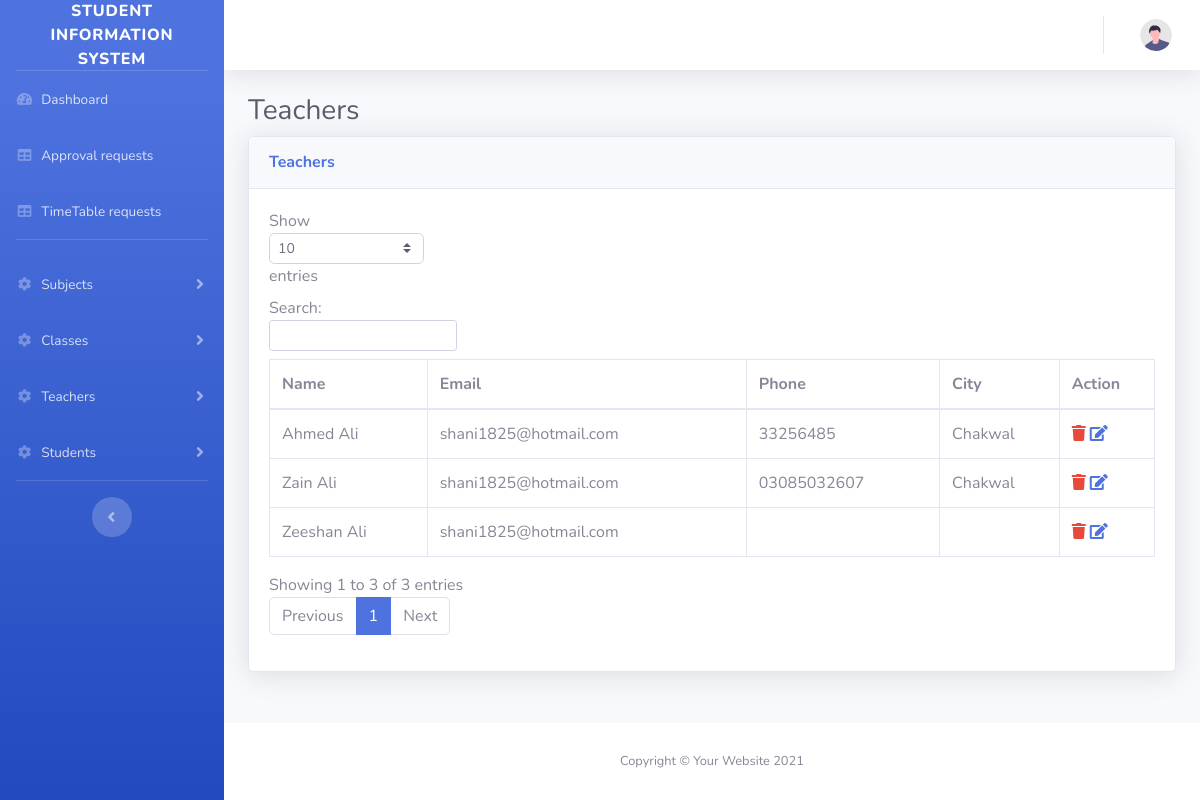
/index.php/admin/teachers, run on an earlier commit of the app's database.
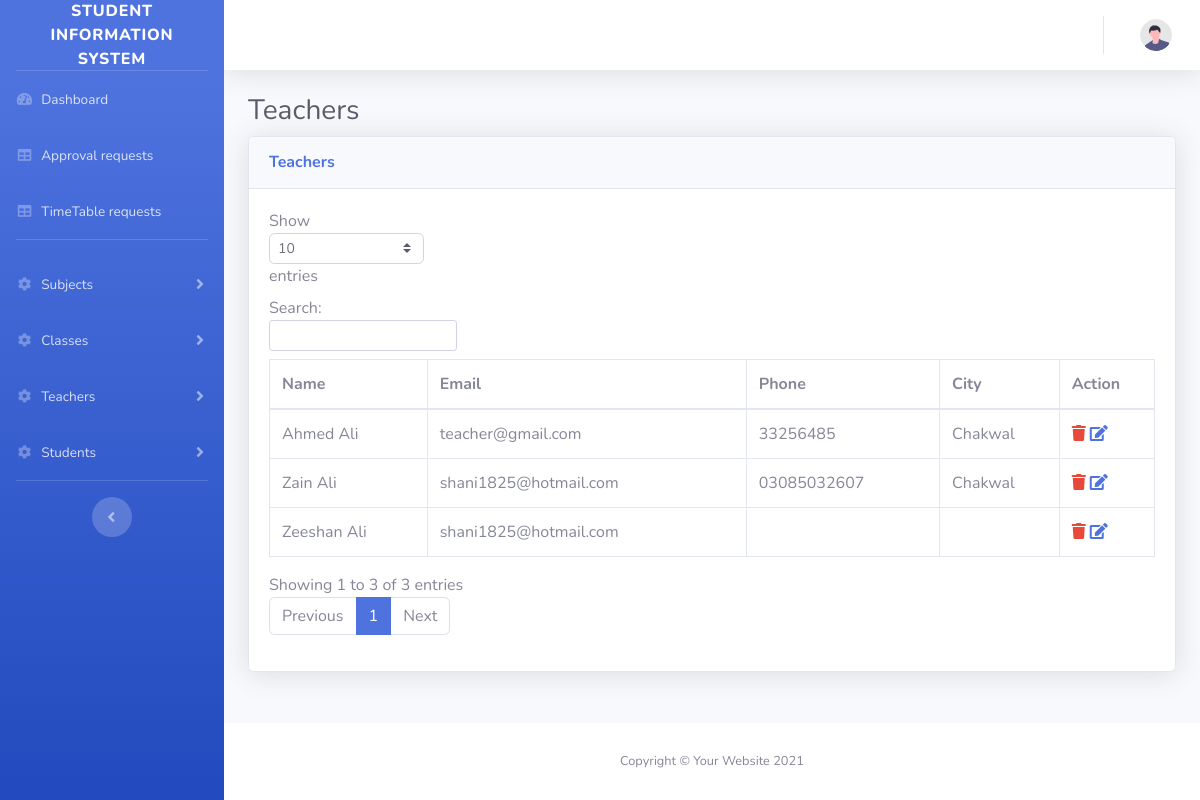
And on a later commit of the database.
### tables this page shows
CREATE TABLE `users` (
  `id` int(11) NOT NULL,
  `first_name` text NOT NULL,
  `last_name` text NOT NULL,
  `address` text NOT NULL,
  `status` tinyint(4) NOT NULL COMMENT '0 = not approved, 1 = approved',
  `role` tinyint(4) NOT NULL COMMENT '0 = admin, 1= teacher, 2= student, 3= parent',
  `email` text NOT NULL,
  `password` text NOT NULL,
  `created_at` timestamp NOT NULL DEFAULT current_timestamp(),
  `city` text NOT NULL,
  `phone` text NOT NULL,
  `salary` text NOT NULL,
  `cnic` text NOT NULL,
  `fee` text NOT NULL
);

### application/controllers/Admin.php (called while the page is built, shortened)
<?php
class Admin extends CI_Controller{
    function __construct(){
        $this->load->helper('common_helper');
        $this->load->model('admin_model');
        $this->load->model('teacher_model');
    }
    public function teachers(){
        $teachers = $this->admin_model->get_users(['role' => TEACHER]);
        $data['teachers'] = ($teachers ? $teachers : '');
        $this->load->view('teachers/teacher-listing', $data);
    }
}

### index.php (called while the page is built, shortened)
<?php
require_once BASEPATH.'core/CodeIgniter.php';

### application/models/Admin_model.php (called while the page is built, shortened)
<?php
class Admin_model extends CI_Model{
    function get_users($where = false){
        if($where){
            $this->db->where($where);
        }
        $res = $this->db->get('users');
        if($res->num_rows() > 0){
            return $res->result();
        }else{
            return false;
        }
    }
}

### application/views/teachers/teacher-listing.php (the view, shortened to what this page needs)
<h1 class="h3 mb-2 text-gray-800">Teachers</h1>
<div class="card shadow mb-4">
    <div class="card-header py-3">
        <h6 class="m-0 font-weight-bold text-primary">Teachers</h6>
    </div>
    <div class="card-body">
        <div class="table-responsive">
            <table class="table table-bordered" id="dataTable" width="100%" cellspacing="0">
                <thead>
                    <tr>
                        <th>Name</th>
                        <th>Email</th>
                        <th>Phone</th>
                        <th>City</th>
                        <th>Action</th>
                    </tr>
                </thead>
                <tbody>
                    <?php if($teachers): foreach($teachers as $k => $v): ?>
                        <tr>
                            <td><?= $v->first_name ?> <?= $v->last_name ?></td>
                            <td><?= $v->email ?></td>
                            <td><?= $v->phone ?></td>
                            <td><?= $v->city ?></td>
                            <td>
                                <a class='text-danger' href="<?= base_url("admin/delete_teacher/{$v->id}") ?>"><i class="fa fa-trash"></i></a>
                                <a class='text-primary' href="<?= base_url("admin/edit_teacher/{$v->id}") ?>"><i class="fa fa-edit"></i></a>
                            </td>
                        </tr>
                    <?php endforeach; endif; ?>
                </tbody>
            </table>
        </div>
    </div>
</div>

What changed in the data, as far as the page shows it:
changed users "Ahmed": email "shani1825@hotmail.com" → "teacher@gmail.com"
